Frame 1 (no input): blank canvas, image omitted
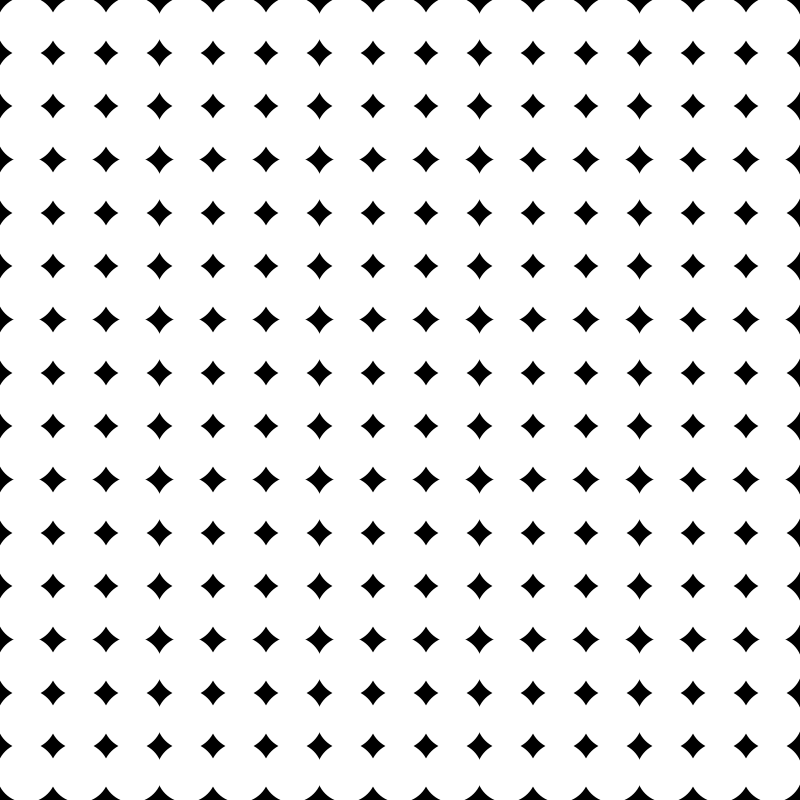
Frame 60 (the mouse pressed at the canvas centre just before this capture)
Frame 120 (the mouse held since frame 60 and released just before this capture): blank canvas, image omitted

The Processing sketch that drew this single still picture (run headless with seeded random() and noise(); from frame 60 on, the mouse is pressed at the canvas centre):

// Processing sketch: sketch_10
// ── sketch_10.pde
/*
this sketch uses a 2d array of integers. 
looping through a set of nested loops, it 
fills every entry of the array with the same 
size of 15. in the draw loop, based on the 
size saved to the array, it sets the size of 
an ellipse being drawn.

change the sketch so that the circles gradually 
get bigger as the array loops through the 'i' 
dimension. make a second 2D array to hold color 
information and make a color gradient along the 
'i' dimension as well. you might want to map 
color for this. your sketch does not have to 
match exactly, but should have a similar 
gradient in size and color.
*/

int gridW = 15;
int gridH = 15;

int[][] sizes = new int[gridW][gridH];

void setup() {
  size(800, 800);
  noStroke();
  for (int i = 0; i < gridW; i++) {
    for (int j = 0; j < gridH; j++) {
      sizes[i][j] = 1;
    }
  }
}

void draw() {
  background(0);
  for (int i = 0; i < gridW; i++) {
    for (int j = 0; j < gridH; j++) {

      float w = width/gridW;
      float h = height/gridH;
      float xPos = i * width/gridW + w/2;
      float yPos = j * height/gridH + h/2;
      
      ellipse(xPos, yPos, sizes[i][j], sizes[i][j]);
      sizes[i][j]++;
    }
    
    
  }
}
